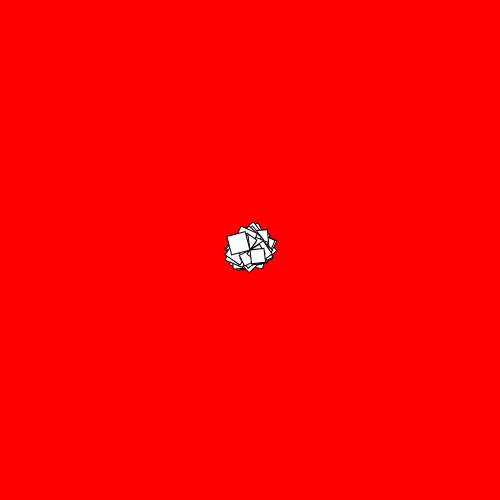
Frame 1 (no input)
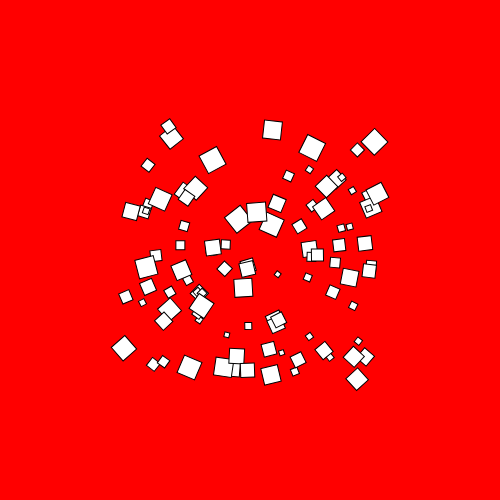
Frame 60 (no input)
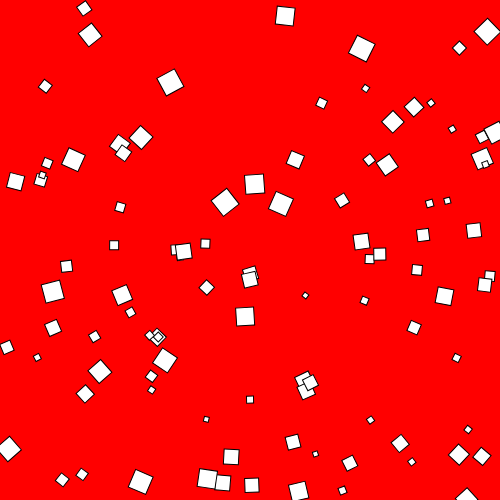
Frame 120 (the mouse pressed at the canvas centre since frame 60)

The p5.js sketch that drew these frames (run headless with seeded random() and noise() and a simulated clock; from frame 60 on, the mouse is pressed at the canvas centre):

// p5.js sketch
// ── sketch.js
let molecules = [];

function setup(){
    createCanvas(500,500);

    for (let i = 0; i < 100; i++) {
        molecules.push(new Molecule())        
    }
}

function draw(){
    background(255,0,0);
    molecules.forEach(Molecule => Molecule.render());
    molecules.forEach(Molecule => Molecule.step());
}

// ── Molecule.js
class Molecule {
    constructor(){
        this.posX = 250;
        this.posY = 250;
        this.radius = Math.round(Math.random() *15 + 5);
        this.xSpeed = (Math.random() *4 - 2);
        this.ySpeed = (Math.random() *4 - 2)
    }

    render(){
        push ();
        translate (this.posX,this.posY);
        let angle = atan2(this.ySpeed,this.xSpeed);
        rotate(angle)
        rect(0,0,this.radius,this.radius);
        pop ();
    }

    step(){
        this.posX += this.xSpeed;
        this.posY += this.ySpeed;
        if(this.posX < 0 || this.posX > 500) {
            this.radius = Math.round(Math.random() *15 + 5);
            this.xSpeed *= -1;
        }
        if(this.posY < 0 || this.posY > 500) {
            this.radius = Math.round(Math.random() *50 + 5);
            this.ySpeed *= -1;
        }
    }
}
